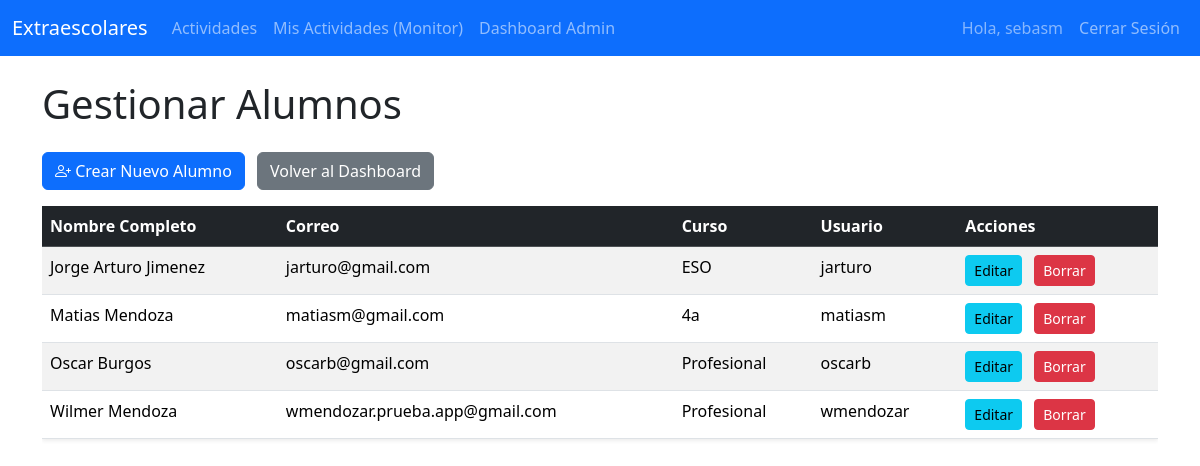
Before: /actividades/admin-dashboard/alumnos/ (signed in) with the older database file.
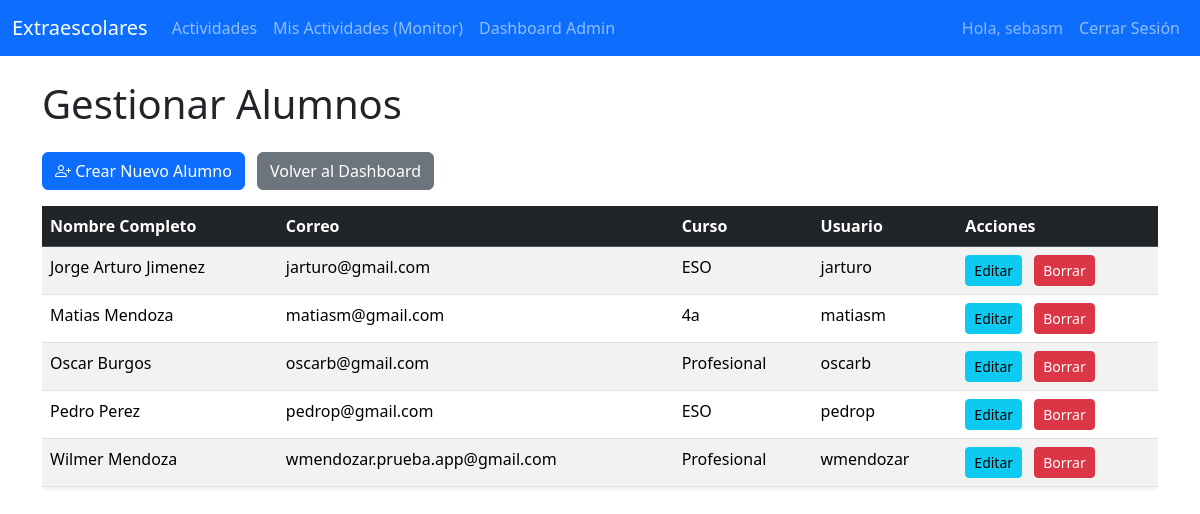
After: the same page with the newer database file.
### actividades/models.py (models this page shows, shortened)
class Alumno(models.Model):
    usuario = models.OneToOneField(User, on_delete=models.CASCADE)
    nombre_completo = models.CharField(max_length=200)
    correo = models.EmailField(unique=True) # El correo será único
    curso = models.CharField(max_length=50)

### actividades/views.py (the view)
# urls.py: path('admin-dashboard/alumnos/', views.admin_lista_alumnos, name='admin_lista_alumnos'),
@login_required
@user_passes_test(is_admin, login_url='/login/')
def admin_lista_alumnos(request):
    alumnos = Alumno.objects.all().order_by('nombre_completo')
    context = {'alumnos': alumnos}
    return render(request, 'actividades/admin_lista_alumnos.html', context)

### actividades/views.py (called while the page is built)
def is_admin(user):
    return user.is_authenticated and user.is_staff

### templates/actividades/admin_lista_alumnos.html (shortened to what this page needs)
{% extends 'base.html' %}
{% block content %}
<h1 class="mb-4">Gestionar Alumnos</h1>
<a href="{% url 'admin_crear_alumno' %}" class="btn btn-primary mb-3">
    <i class="bi bi-person-plus"></i> Crear Nuevo Alumno
</a>
<a href="{% url 'admin_dashboard' %}" class="btn btn-secondary mb-3 ms-2">
    Volver al Dashboard
</a>
{% if alumnos %}
    <div class="table-responsive">
        <table class="table table-hover table-striped shadow-sm">
            <thead class="table-dark">
                <tr>
                    <th>Nombre Completo</th>
                    <th>Correo</th>
                    <th>Curso</th>
                    <th>Usuario</th>
                    <th>Acciones</th>
                </tr>
            </thead>
            <tbody>
                {% for alumno in alumnos %}
                <tr>
                    <td>{{ alumno.nombre_completo }}</td>
                    <td>{{ alumno.correo }}</td>
                    <td>{{ alumno.curso }}</td>
                    <td>{{ alumno.usuario.username }}</td>
                    <td>
                        <a href="{% url 'admin_editar_alumno' alumno.id %}" class="btn btn-sm btn-info me-2">Editar</a>
                        <a href="{% url 'admin_borrar_alumno' alumno.id %}" class="btn btn-sm btn-danger">Borrar</a>
                    </td>
                </tr>
                {% endfor %}
            </tbody>
        </table>
    </div>
{% else %}
    <div class="alert alert-info" role="alert">
        No hay alumnos registrados.
    </div>
{% endif %}
{% endblock %}

Changed rows visible on the page:
added Alumno: nombre_completo "Pedro Perez", correo "pedrop@gmail.com", curso "ESO", usuario.username "pedrop"
